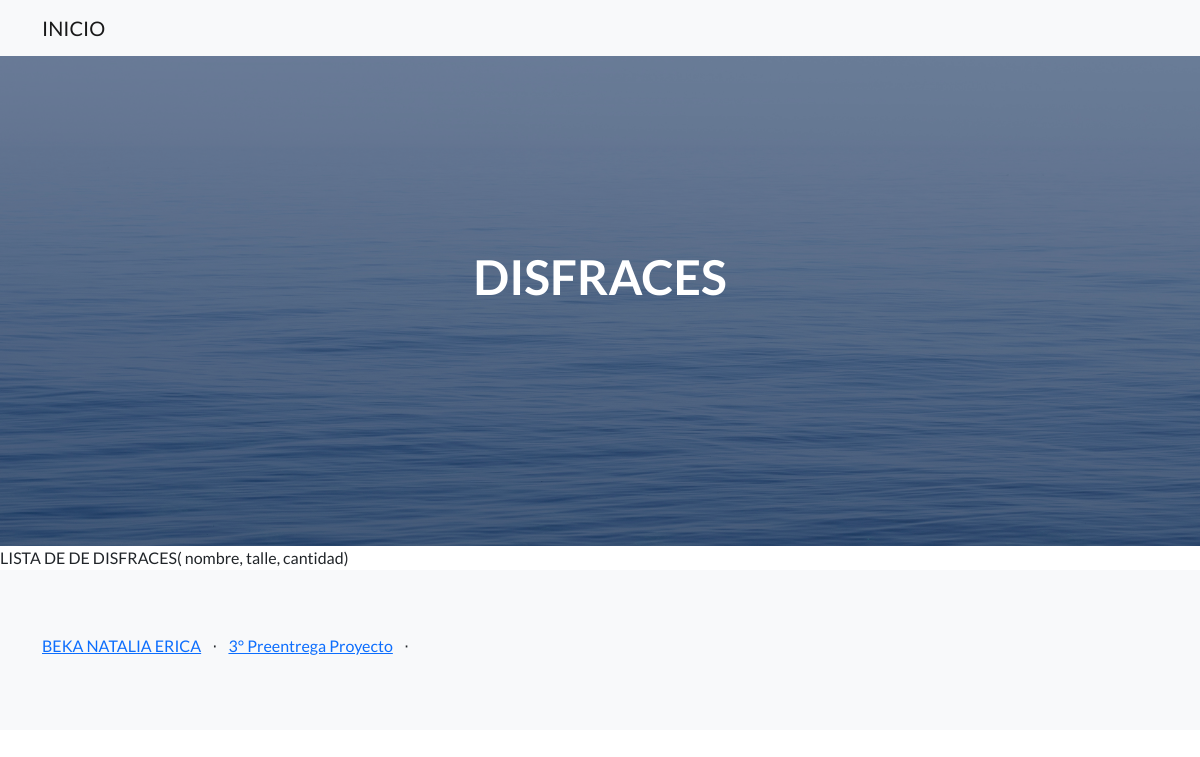
Before: /AppCoder/tipo_disfraces_todos/ with the older database file.
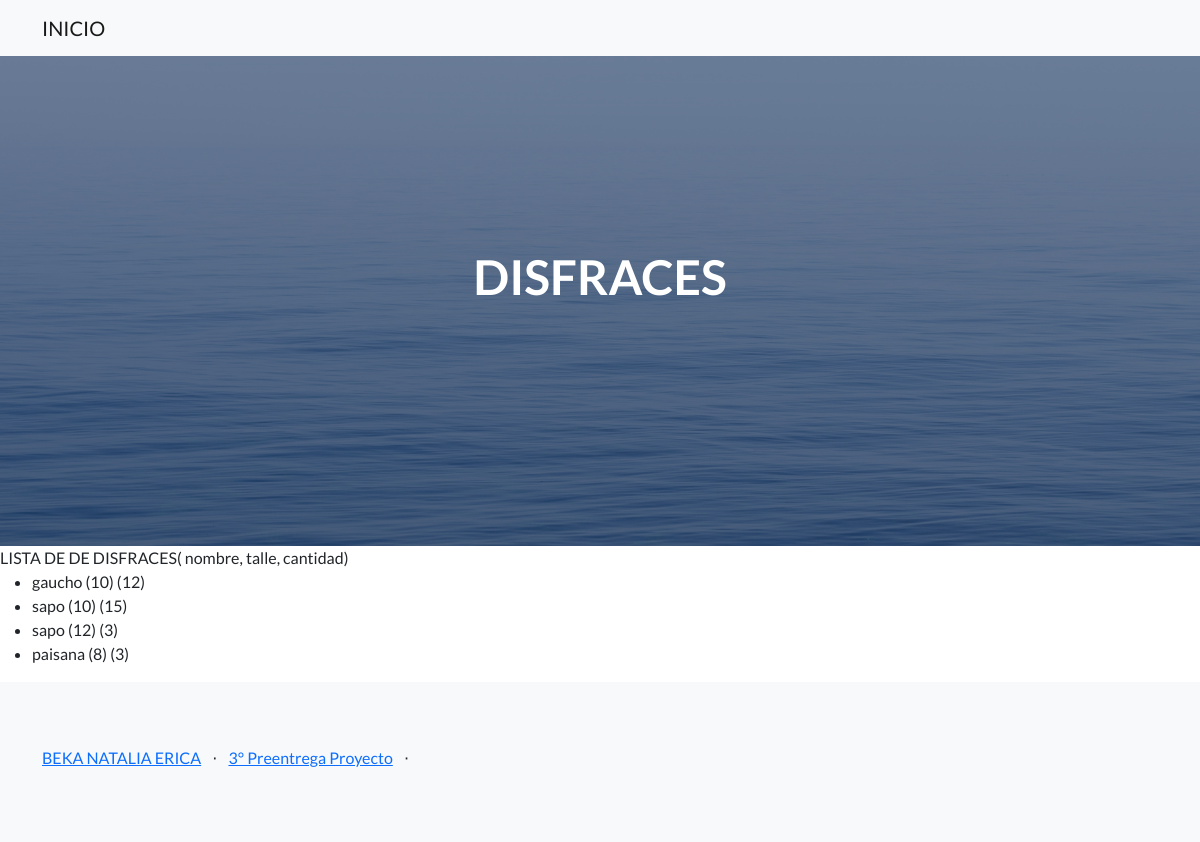
After: the same page with the newer database file.
### AppCoder/models.py (models this page shows, shortened)
class TipoDisfraces(models.Model):
    clase = models.CharField(max_length=30)
    talle = models.IntegerField()
    cantidad = models.IntegerField()

### AppCoder/views.py (the view)
# urls.py: path("tipo_disfraces_todos/", tipo_disfraces_lista_view, name='tipo_disfraces_todos'),
def tipo_disfraces_lista_view(request):
    todos_los_tipos_disfraces = []
    for clase in TipoDisfraces.objects.all():
        todos_los_tipos_disfraces.append(clase)
    contexto = {"clase": todos_los_tipos_disfraces}
    return render(request, "AppCoder/tipo_disfraces_list.html", contexto)

### AppCoder/templates/AppCoder/tipo_disfraces_list.html
{% extends "AppCoder/padre.html" %}
{% block contenidoQueCambia %}
 LISTA DE DE DISFRACES( nombre, talle, cantidad)
{% if clase %}
<ul>
    {% for clase in clase %}
    <li>{{ clase.clase }} ({{ clase.talle}}) ({{ clase.cantidad}}) </li>
    {% endfor %}
</ul>
{% endif %}
{% endblock %}

### AppCoder/templates/AppCoder/padre.html (shortened to what this page needs)
{% load static %}
<!DOCTYPE html>
<html lang="en">
    <head>
        <link href="https://cdn.jsdelivr.net/npm/bootstrap-icons@1.5.0/font/bootstrap-icons.css" rel="stylesheet" type="text/css" />
        <link href="{% static 'AppCoder/css/styles.css'  %}" rel="stylesheet" />
    </head>
    <body>
        <nav class="navbar navbar-light bg-light static-top">
            <div class="container">
                <a class="navbar-brand" href="/AppCoder/inicio/">INICIO</a>
            </div>
        </nav>
        <header class="masthead">
            <div class="container position-relative">
                <div class="row justify-content-center">
                    <div class="col-xl-6">
                        <div class="text-center text-white">
                            <h1 class="mb-5">DISFRACES</h1>
                        </div>
                    </div>
                </div>
            </div>
        </header>
        {% block contenidoQueCambia %}
        {% endblock %}
        <footer class="footer bg-light">
            <div class="container">
                <div class="row">
                    <div class="col-lg-6 h-100 text-center text-lg-start my-auto">
                        <ul class="list-inline mb-2">
                            <li class="list-inline-item"><a href="#!">BEKA NATALIA ERICA</a></li>
                            <li class="list-inline-item">⋅</li>
                            <li class="list-inline-item"><a href="#!">3° Preentrega Proyecto</a></li>
                            <li class="list-inline-item">⋅</li>
                        </ul>
                 </div>
            </div>
        </footer>
    </body>
</html>

Changed rows visible on the page:
added TipoDisfraces: clase "gaucho", talle "10", cantidad "12"
added TipoDisfraces: clase "sapo", talle "10", cantidad "15"
added TipoDisfraces: clase "sapo", talle "12", cantidad "3"
added TipoDisfraces: clase "paisana", talle "8", cantidad "3"
